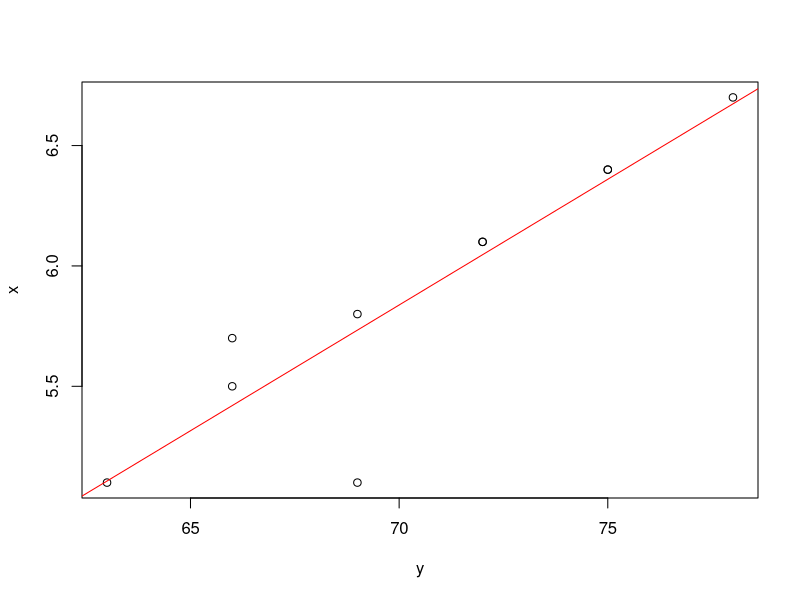

This chart was generated by the following R code:
# The oredictor vector.
x<-c(5.1,5.5,5.8,6.1,6.4,6.7,6.4,6.1,5.10,5.7)

# The response vector
y<-c(63,66,69,72,75,78,75,72,69,66)

#apply the lm() function

relation<-lm(x~y)
relation

summary(relation)

# find weight of a persons with height 170.

a<-data.frame(x=5.7)
result<-predict(relation,a)
print(result)

plot(y,x)
abline(relation ,col="red")

